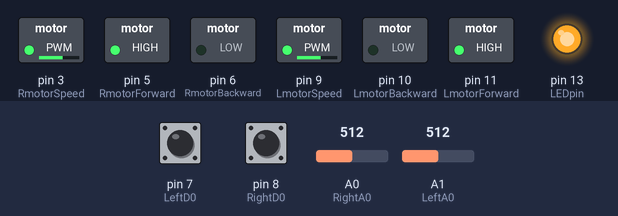
Simulated run of this sketch. Board: Arduino Uno, built with avr-gcc and run on an emulated ATmega328P. Shown: switched loads named in the sketch (green lamp = pin HIGH), output pins drawn as LEDs (lit = HIGH). The inputs (shaded band) are chosen by the test bench; at power-on: pin 7 (LeftD0) HIGH, pin 8 (RightD0) HIGH, A0 (RightA0) = 512, A1 (LeftA0) = 512.

Above: at 1.2 s.
1.3 s: pin 7 (LeftD0) pulled LOW for 0.15 s
At 1.37 s:
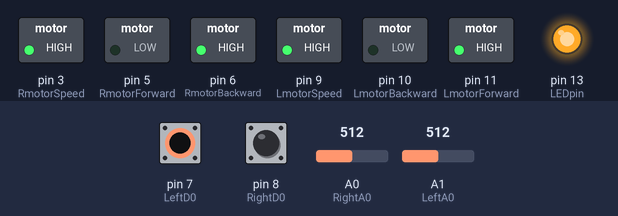
2.9 s: pin 8 (RightD0) pulled LOW for 0.15 s
At 4.2 s:
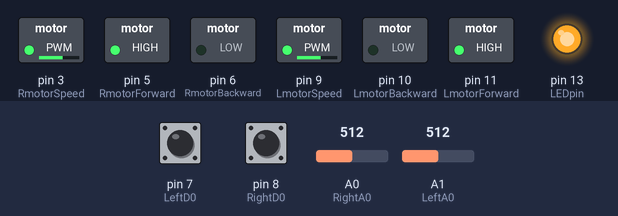
4.5 s: pin 8 (RightD0) pulled LOW for 3.2 s
At 5.5 s:
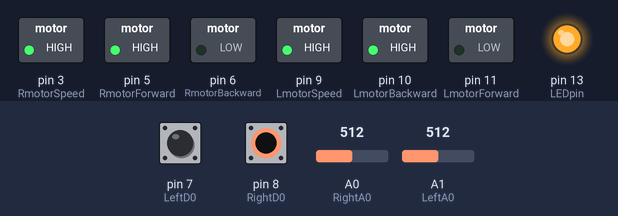
9.2 s: pin 7 (LeftD0) pulled LOW for 3.2 s
At 9.6 s:
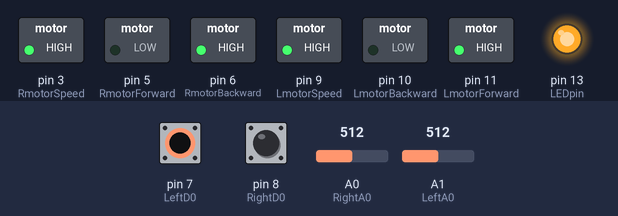
Timing chart, 0 to 13.9 s (numbered marks = the images above; inputs shaded):
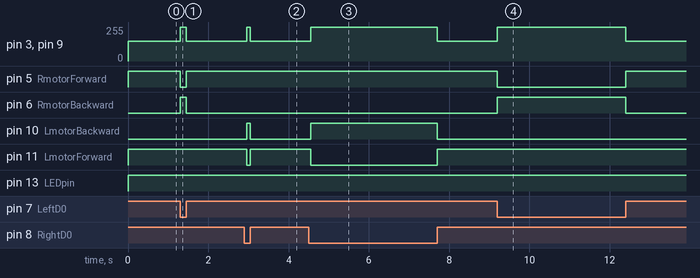

Measured:
- after the input at 1.3 s, pin 3 (RmotorSpeed), pin 9 (LmotorSpeed): 150/255 → 255/255 at once, → 150/255 0.15 s later; pin 5 (RmotorForward): HIGH → LOW at once, → HIGH 0.15 s later; pin 6 (RmotorBackward): LOW → HIGH at once, → LOW 0.15 s later
- after the input at 2.9 s, pin 3 (RmotorSpeed), pin 9 (LmotorSpeed): 150/255 → 255/255 after 0.05 s, → 150/255 0.10 s later; pin 10 (LmotorBackward): LOW → HIGH after 0.05 s, → LOW 0.10 s later; pin 11 (LmotorForward): HIGH → LOW after 0.05 s, → HIGH 0.10 s later
- after the input at 4.5 s, pin 3 (RmotorSpeed), pin 9 (LmotorSpeed): 150/255 → 255/255 after 0.05 s, → 150/255 3.1 s later; pin 10 (LmotorBackward): LOW → HIGH after 0.05 s, → LOW 3.1 s later; pin 11 (LmotorForward): HIGH → LOW after 0.05 s, → HIGH 3.1 s later
- after the input at 9.2 s, pin 3 (RmotorSpeed), pin 9 (LmotorSpeed): 150/255 → 255/255 at once, → 150/255 3.2 s later; pin 5 (RmotorForward): HIGH → LOW at once, → HIGH 3.2 s later; pin 6 (RmotorBackward): LOW → HIGH at once, → LOW 3.2 s later

The sketch:

MotorTest.ino
```cpp
#include <math.h>              // Include math library so we can use trig functions and square root

// Motor driver pins
// Left motor
const int LmotorSpeed = 9;      // ENA
const int LmotorBackward = 10;  // IN1
const int LmotorForward = 11;   // IN2
// Right motor
const int RmotorSpeed = 3;      // ENB
const int RmotorBackward = 6;    // IN4
const int RmotorForward = 5;   // IN3

// Ultrasonic sensor pins
const int trigPin = 2;          // Trigger pin
const int echoPin = 12;         // Echo pin

// Line follower pins
const int LeftA0 = A1;          // Left analog pin
const int RightA0 = A0;         // Right analog pin
const int LeftD0 = 7;           // Left digital pin
const int RightD0 = 8;          // Right digital pin

// LED pin (if used)
const int LEDpin = 13;

// Variables to calculate angular motor speed required for car to stay at a constant speed of v cm/s
double stallTorque = 800.0;      // Stall torque in gf.cm
int motorSpeedmax = 244;         // Maximum motor speed in RPM
float efficiency = 0.8;          // Motor efficiency in [0.6,0.9] range
float k = 0.6;                   // Friction coefficient in [0.3,1.0] range
float m = 500.0;                 // Car mass in grams
float v = 10;                    // Car speed in cm/s

// Logistic function variables for gradual increase/decrease of car speed
int L;                           // The PWM value that will give us the disired motor speed.
float steepness = 0.005;         // The steepness of the curve (k). The larger it is, the faster the car will reach its final speed.
int t = 3000;                    // The amount of time that the speed will increase/decrease for in milliseconds.
int timeBetween = 50;            // The time between each iteration in milliseconds.

// Variables to keep track of when to start the car
int START = 0;
void line_follower();

void setup() {

  // Motor driver pins
  // Left
  pinMode(LmotorSpeed, OUTPUT);
  pinMode(LmotorForward, OUTPUT);
  pinMode(LmotorBackward, OUTPUT);
  // Right
  pinMode(RmotorSpeed, OUTPUT);
  pinMode(RmotorForward, OUTPUT);
  pinMode(RmotorBackward, OUTPUT);

  // Ultrasonic sensor pins
  pinMode(trigPin, OUTPUT);
  pinMode(echoPin, INPUT);

  //Line follower pins
  // Analog pins
  pinMode(LeftA0, INPUT);
  pinMode(RightA0, INPUT);
  // Digital pins
  pinMode(LeftD0, INPUT);
  pinMode(RightD0, INPUT);

  // LED pin
  pinMode(LEDpin, OUTPUT);
  digitalWrite(RmotorForward, HIGH);
  digitalWrite(RmotorBackward, LOW);
  digitalWrite(LmotorForward, HIGH);
  digitalWrite(LmotorBackward, LOW);

  // Begin serial communication
  Serial.begin(9600);
}

void loop() {
  digitalWrite(LEDpin, HIGH);
  analogWrite(LmotorSpeed, 150);
  analogWrite(RmotorSpeed, 150);
  line_follower();
  analogWrite(LmotorSpeed, 150);
  analogWrite(RmotorSpeed, 150);
  delay(100);
}

void line_follower() {
  // read analog sensor values
  int LeftAnalogValue = analogRead(LeftA0);
  int RightAnalogValue = analogRead(RightA0);
  // read digital sensor values
  int LeftDigitalValue = digitalRead(LeftD0);
  int RightDigitalValue = digitalRead(RightD0);

  digitalWrite(LmotorSpeed, 40);
  digitalWrite(RmotorSpeed, 40);

  // While left side of motor is outside of the road, turn car to the right
  if (LeftDigitalValue != 1) {
      // Left side of motor goes forward
      digitalWrite(LmotorForward, HIGH);
      digitalWrite(LmotorBackward, LOW);
      // Right side of motor goes backwards
      digitalWrite(RmotorForward, LOW);
      digitalWrite(RmotorBackward, HIGH);
      // This makes the car turn right
      return line_follower();
  }
  else if (RightDigitalValue != 1) {
    // Right side of motor goes forward
    digitalWrite(RmotorForward, HIGH);
    digitalWrite(RmotorBackward, LOW);
    // Left side of motor goes backwards
    digitalWrite(LmotorForward, LOW);
    digitalWrite(LmotorBackward, HIGH);
    // This makes the car turn left
    return line_follower();
  }
  else {
    // If both sides of the car are on the lane, make it go forward on both sides
    digitalWrite(RmotorForward, HIGH);
    digitalWrite(RmotorBackward, LOW);
    digitalWrite(LmotorForward, HIGH);
    digitalWrite(LmotorBackward, LOW);
    return;
  }
}
```
